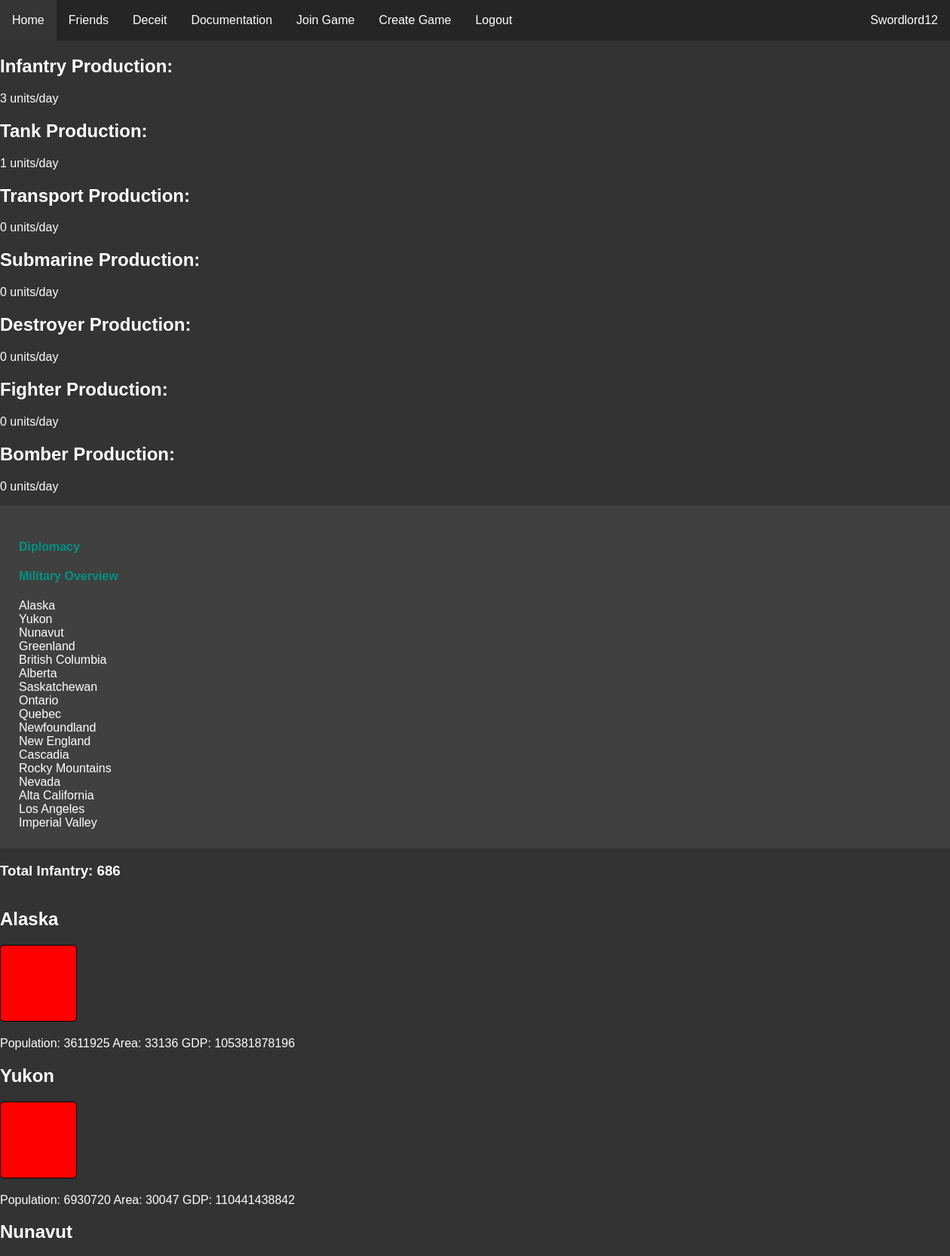
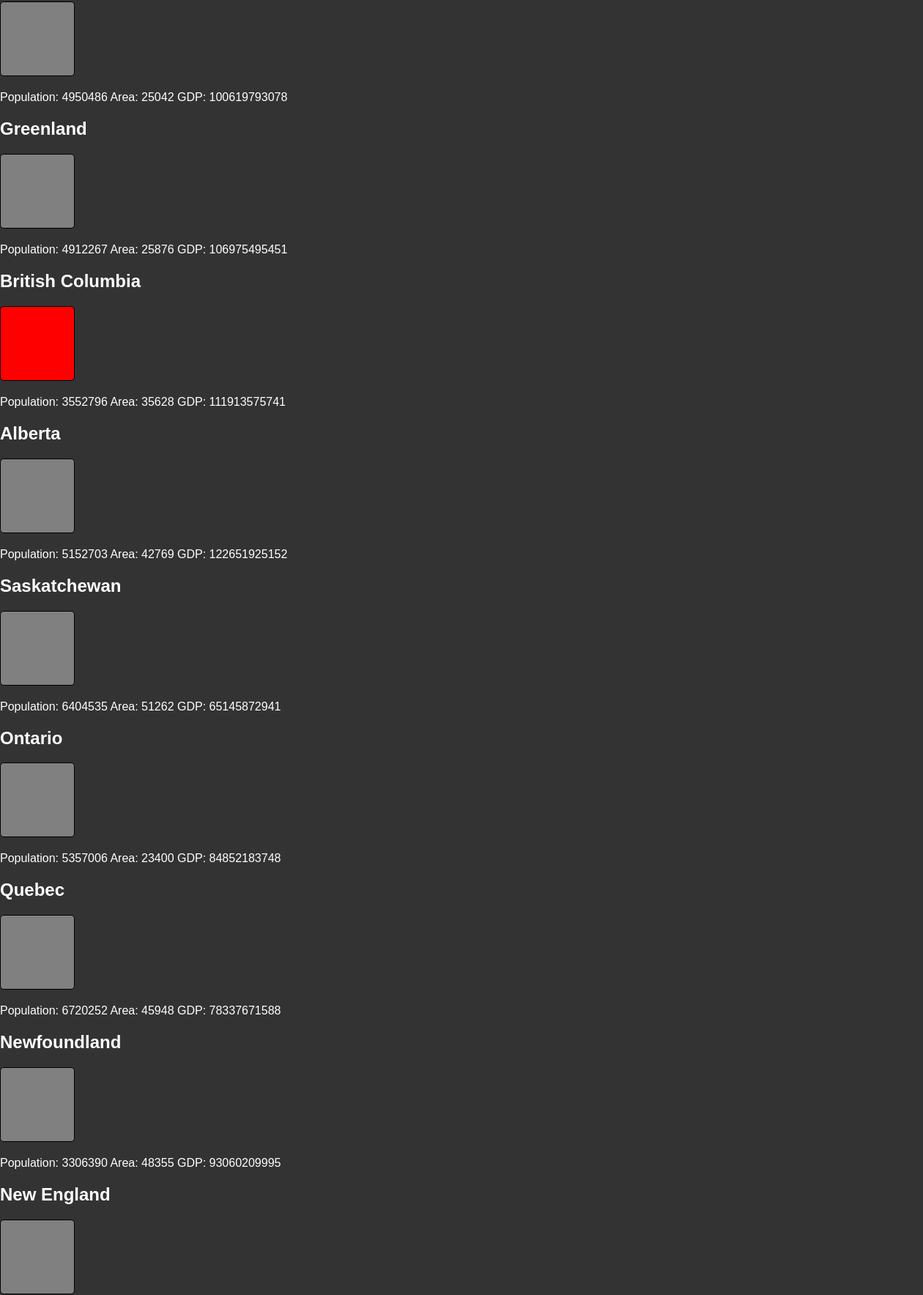
The page /rooms/1/map (signed in, upper part) on the database its author committed (2 pictures, top to bottom).
### website/models.py (models this page shows)
class User(db.Model, UserMixin):
    id = db.Column(db.Integer, primary_key=True)
    email = db.Column(db.String(150), unique=True)
    password = db.Column(db.String(150))
    username = db.Column(db.String(150))
    pfp = db.Column(db.String(50))
    admin = db.Column(db.String(50))

class Territories(db.Model):
    id = db.Column(db.Integer, primary_key=True)
    territory_id = db.Column(db.Integer)
    name = db.Column(db.String(50))
    owner = db.Column(db.Integer)
    color = db.Column(db.String(15))
    game = db.Column(db.Integer, db.ForeignKey('game.id'))
    pop = db.Column(db.Integer)
    gdp = db.Column(db.Integer)
    area = db.Column(db.Integer)
    oil = db.Column(db.String(5))
    forts = db.Column(db.Integer)
    uranium = db.Column(db.String(5))
    gold = db.Column(db.String(5))
    coast = db.Column(db.String(5))
    biome = db.Column(db.String(20))
    region = db.Column(db.String(25))

class Empires(db.Model):
    id = db.Column(db.Integer, primary_key=True)
    name = db.Column(db.String(200))
    color = db.Column(db.String(7))
    gov = db.Column(db.String(50))
    flag = db.Column(db.String(50))
    user = db.Column(db.Integer, db.ForeignKey('user.id'))
    game = db.Column(db.Integer, db.ForeignKey('game.id'))
    oil_stockpiles = db.Column(db.Integer)
    gold_stockpiles = db.Column(db.Integer)
    global_trade_power = db.Column(db.Integer)
    uranium = db.Column(db.Integer)
    enriched_uranium = db.Column(db.Integer)
    capital = db.Column(db.Integer, db.ForeignKey('territories.id'))
    cash = db.Column(db.Integer)
    total_inf = db.Column(db.Integer)
    total_tank = db.Column(db.Integer)
    total_transport = db.Column(db.Integer)
    total_sub = db.Column(db.Integer)
    total_bombers = db.Column(db.Integer)
    total_fighters = db.Column(db.Integer)

### website/rooms.py (the view)
@rooms.route('<int:game_id>/map', methods=['POST', 'GET'])
@login_required
def map(game_id):
    players = []
    players_output = []
    empires = {}
    empire_colors = []
    avail_colors = []
    id = game_id
    current_gov = None
    current_color = None
    current_tag = None
    current_empire = "None"
    games = db.session.query(Game).filter_by(id = game_id).first()
    if current_user.id == games.host:
        is_host = True
    else:
        is_host = False
    for filtered in db.session.query(GamesJoined).filter_by(game = game_id):
        players.append(filtered.user)
    for player in players:
        for result in db.session.query(User).filter_by(id=player):
            players_output.append([result, url_for('profiles.profile', user_id=result.id)])
    for empire in db.session.query(Empires).filter_by(game=id):
        empires[f"{empire.user}"]=empire.name
        if empire.user == current_user.id:
            current_empire = empire
            current_gov = current_empire.gov
            current_color = current_empire.color
        if empire.color != "None":
            fixed_empire_color = str(empire.color).lower().replace(' ', '-')
            empire_colors.append(fixed_empire_color)
        else:
            empire_colors.append('white')
    for color in colors:
        if color[2] == current_color:
            current_tag = color[0]
        if color[2] not in empire_colors:
            avail_colors.append(color)
    avail_colors.append([current_tag, str(current_color).title().replace('-', ' '), current_color])
    territory_list = []
    for territory in db.session.query(Territories).filter_by(game=game_id):
        territory_list.append(territory)
    infantry = infantry_calc(current_empire.id, game_id)
    transport = transport_calc(current_empire.id, game_id)
    sub = sub_calc(current_empire.id, game_id)
    tanks = tank_calc(current_empire.id, game_id)
    bomber = bomber_calc(current_empire.id, game_id)
    fighter = fighter_calc(current_empire.id, game_id)
    destroyer = destroyer_calc(current_empire.id, game_id)
    return render_template("map.html", user=current_user, territory_list=territory_list, players = players_output, game = games, game_id = id, empire_key=empires, is_host=is_host,
                            used_colors=empire_colors, colors=colors, id=id, current_empire=current_empire, avail_colors=avail_colors, current_color=current_color, govs=governments,
                            current_gov=current_gov, infantry=infantry, transport=transport, sub=sub, tanks=tanks, bomber=bomber, destroyer=destroyer, fighter=fighter)

### website/rooms.py (called while the page is built)
def infantry_calc(owner, game_id):
    args = [owner, game_id]
    infantry = round(get_total_pop(*args)/25000000 + get_total_pop(*args)/25000000 * get_total_gdp(*args)/20000000000000) + 2
    return infantry

def get_oil_count(owner, game_id):
    count = 0
    for territory in db.session.query(Territories).filter_by(game=game_id, owner=owner):
        if territory.oil == "True":
            count += 1
    return count

def get_coast_total(owner, game_id):
    coast = 0
    for territory in db.session.query(Territories).filter_by(game=game_id, owner=owner):
        if territory.coast == "True":
            coast += 1
    return coast

def get_total_area(owner, game_id):
    count = 0
    for territory in db.session.query(Territories).filter_by(game=game_id, owner=owner):
        count += territory.area
    return count

def get_total_gdp(owner, game_id):
    count = 0
    for territory in db.session.query(Territories).filter_by(game=game_id, owner=owner):
        count += territory.gdp
    return count

def get_total_pop(owner, game_id):
    count = 0
    for territory in db.session.query(Territories).filter_by(game=game_id, owner=owner):
        count += territory.pop
    return count

def tank_calc(owner, game_id):
    args = [owner, game_id]
    tank = round(get_total_pop(*args)/40000000 + get_total_pop(*args)/40000000 * get_total_gdp(*args)/4000000000000 + (get_oil_count(*args)/5))
    return tank

def sub_calc(owner, game_id):
    args = [owner, game_id]
    if get_coast_total(*args) == 0:
        return 0
    sub = round((get_total_pop(*args)/75000000 + (get_total_pop(*args)/75000000 * get_total_gdp(*args)/30000000000000)*get_coast_total(*args)/3)/4 + get_oil_count(*args)/5 + get_uranium_count(*args))
    return sub

def transport_calc(owner, game_id):
    args = [owner, game_id]
    if get_coast_total(*args) == 0:
        return 0
    transport = round(get_coast_total(*args)*(get_trade_power(*args)+get_oil_count(*args))*0.0001)+round(get_total_forts(*args)/4)+round(get_total_pop(*args)/10000000)
    return transport

def destroyer_calc(owner, game_id):
    args = [owner, game_id]
    if get_coast_total(*args) == 0:
        return 0
    destroyer = round(((get_total_pop(*args)/75000000 + get_total_pop(*args)/75000000 * get_total_gdp(*args)/30000000000000)*get_coast_total(*args)/3)/5 + get_oil_count(*args)/3)
    return destroyer

### website/templates/map.html (shortened to what this page needs)
{% extends "base.html" %} {% block title %}Map{% endblock %}
{% block content %}
<head>
    <link rel="stylesheet" type="text/css" href="/static/css/map.css" />
</head>
<br/>
<br/>
<br/>
<h2>Infantry Production:</h2>
<p>{{infantry}} units/day</p>
<h2>Tank Production:</h2>
<p>{{tanks}} units/day</p>
<h2>Transport Production:</h2>
<p>{{transport}} units/day</p>
<h2>Submarine Production:</h2>
<p>{{sub}} units/day</p>
<h2>Destroyer Production:</h2>
<p>{{destroyer}} units/day</p>
<h2>Fighter Production:</h2>
<p>{{fighter}} units/day</p>
<h2>Bomber Production:</h2>
<p>{{bomber}} units/day</p>
<div style="width: 100%;
            height: 10%;
            margin: 0;
            border: 2px solid;
            padding: 25px;
            background-color: #404040;
            border: none;
            overflow: hidden;
            ">
    <h4><a class="link" href="{{url_for('rooms.diplomacy', game_id=game_id)}}">Diplomacy</a></h4>
    <h4><a class="link" href="{{url_for('rooms.military', game_id=game_id)}}">Military Overview</a></h4>
    {% for territory in territory_list %}
        <div class="overlay">{{territory.name}}</div>
    {% endfor %}
</div>
<h3>Total Infantry: {{current_empire.total_inf}}</h3>
<div id="containers" style="overflow: hidden;">
    {% for territory in territory_list %}
        <h2>{{territory.name}}</h2>
        <div class="box" style= "background-color: {{territory.color}}; display: inline-block; width: 100px; height: 100px;">
        </div>
        <p>Population: {{territory.pop}} Area: {{territory.area}} GDP: {{territory.gdp}}</p>
    {% endfor %}
</div>
{% endblock %}

### website/templates/base.html (shortened to what this page needs)
<!DOCTYPE html>
<html lang="en">
<head>
    <link rel="stylesheet" type="text/css" href="/static/css/main.css" />
</head>
<body>
    <ul class="navbar">
      {% if user.is_authenticated %}
      <li><a class="nav-item nav-link" id="home" href="/">Home</a></li>
      <li><a class="nav-item nav-link" id="friends" href="/user/friends">Friends</a></li>
      <li><a class="nav-item nav-link" id="deceit" href="/deceit">Deceit</a></li>
      <li><a class="nav-item nav-link" id="docs" href="/docs/">Documentation</a></li>
      <li><a class="nav-item nav-link" id="join_game" href="/join-game">Join Game</a></li>
      <li><a class="nav-item nav-link" id="create_game" href="/create-game">Create Game</a></li>
      <li><a class="nav-item nav-link" id="logout" href="/logout">Logout</a></li>
      <li><a class="nav-user nav-link" id="user_link" href="{{url_for('profiles.profile', user_id=user.id)}}">{{ user.username }}</a></li>
      {% else %}
      <li><a class="nav-item nav-link" id="login" href="/login">Login</a></li>
      <li><a class="nav-item nav-link" id="signUp" href="/sign-up">Sign Up</a></li>
      {% endif %}
    </ul>
    <div id="main_div">
    <div class="container">
        {% block content %}
        {% endblock %}
    </div>
    </div>
</body>
</html>

### website/static/css/main.css (style rules this page uses)
#main_div { margin-top: 30px; padding: 20px; }
body { margin: 0px; background-color: #333333; color: white; }
.navbar { list-style-type: none; margin: 0; padding: 0; overflow: hidden; background-color: #252525; position: fixed; top: 0; width: 100%; }
.nav-item { float: left; }
.nav-user { float:right; }
.nav-link { display: block; color: white; text-align: center; padding: 18px 16px; text-decoration: none; }
.box { display: inline-block; height: 25px; width: 25px; margin-bottom: 0px; margin-right: 5px; border: 1px solid black; border-radius: 5px; clear: both; background-size: 25px 25px; }
html { font-family: Arial, Helvetica, sans-serif; }
.link { color:rgb(0, 145, 130); text-decoration: none; }

### website/static/css/map.css (style rules this page uses)
html, body, #main_div { margin: 0; padding: 0; }

### rows shown on the page
User: username "Swordlord12"
Territories: name "Alaska", pop "3611925", area "33136", gdp "105381878196"
Territories: name "Yukon", pop "6930720", area "30047", gdp "110441438842"
Territories: name "Nunavut", pop "4950486", area "25042", gdp "100619793078"
Territories: name "Greenland", pop "4912267", area "25876", gdp "106975495451"
Territories: name "British Columbia", pop "3552796", area "35628", gdp "111913575741"
Territories: name "Alberta", pop "5152703", area "42769", gdp "122651925152"
Territories: name "Saskatchewan", pop "6404535", area "51262", gdp "65145872941"
Territories: name "Ontario", pop "5357006", area "23400", gdp "84852183748"
Territories: name "Quebec", pop "6720252", area "45948", gdp "78337671588"
Territories: name "Newfoundland", pop "3306390", area "48355", gdp "93060209995"
Territories: name "New England"
Territories: name "Cascadia"
Territories: name "Rocky Mountains"
Territories: name "Nevada"
Territories: name "Alta California"
Territories: name "Los Angeles"
Territories: name "Imperial Valley"
Empires: total_inf "686"

### other values the page prints
{{ infantry }} "3"
{{ tanks }} "1"
{{ transport }} "0"
{{ sub }} "0"
{{ destroyer }} "0"
{{ fighter }} "0"
{{ bomber }} "0"
